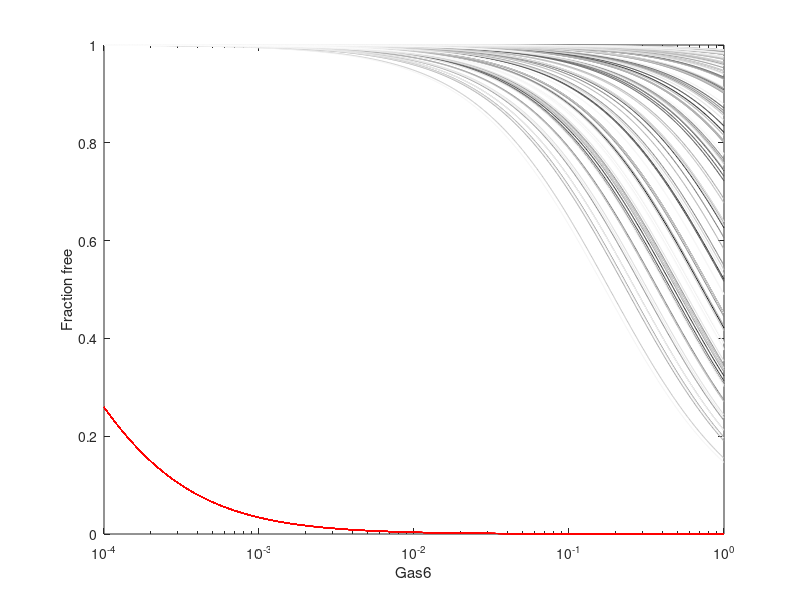

Write the MATLAB code that produced this figure.
clc; clear;

load WithpYnewBalance_3YD;

names = {'U2','xFwd1','xRev3','AXLint1','AXLint2','kRec','kDeg','fElse','AXL','Gas'};

fitt = [];
params = [];

for ii = 1:length(fitStruct)
    fitt = [fitt, fitStruct{ii}.fitIDXglobal]; %#ok<AGROW>
    params = [params; fitStruct{ii}.paramOpt]; %#ok<AGROW>
end

disp(min(fitt(params(:,end) > 0.5)));
disp(min(fitt(params(:,end) < 0.5)));

cutoff = min(fitt)+6;

params(fitt > cutoff,:) = [];
fitt(fitt > cutoff) = [];

[fitt, IDX] = sort(fitt);
params = params(IDX,:);

params = 10.^params;
params(:,end) = params(:,end) > 0.05;

clear fitIDXglobal fitStruct slices symbols A b Dopts ii xxxx fname paramOpt

for ii = 1:size(params,1)

    Kd = (params(ii,1) ./ 0.06)/1000;
    Kd1 = 0.035/1000;
    x = logspace(-4, 0,1000);


    semilogx(x, Kd ./ (Kd + x),'Color',ones(1,3)*(fitt(ii) - min(fitt))/(cutoff - min(fitt)))
    hold on;
    semilogx(x, Kd1 ./ (Kd1 + x),'r');
end

axis([min(x) max(x) 0 1]);
xlabel('Gas6');
ylabel('Fraction free');
